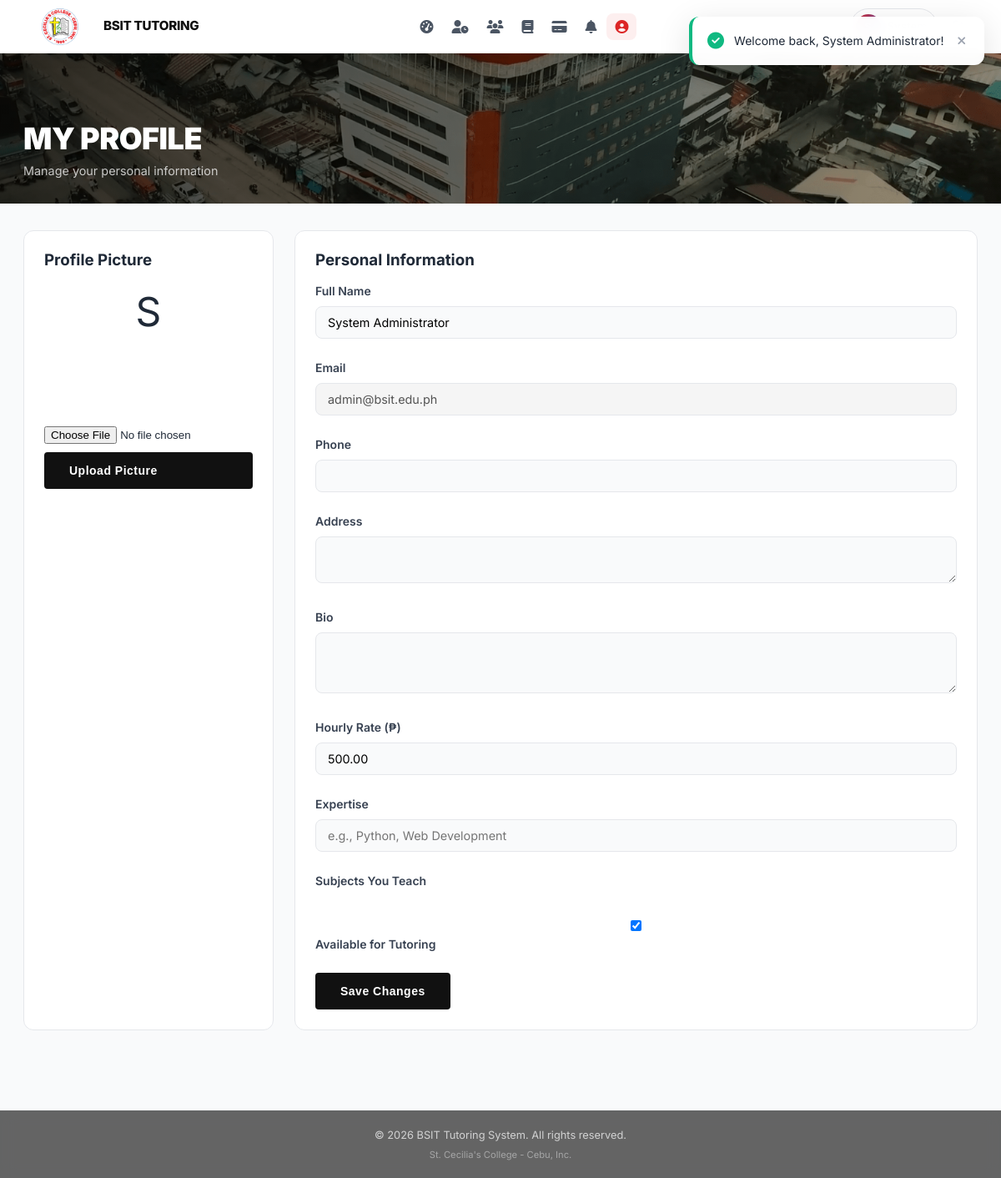
The app's page /profile.php (signed in) with its own data.
### tables this page shows
CREATE TABLE users (
    id INT PRIMARY KEY AUTO_INCREMENT,
    school_id VARCHAR(20) UNIQUE,
    username VARCHAR(50) UNIQUE NOT NULL,
    password VARCHAR(255) NOT NULL,
    email VARCHAR(100) UNIQUE NOT NULL,
    role ENUM('student', 'tutor', 'admin') NOT NULL DEFAULT 'student',
    full_name VARCHAR(100) NOT NULL,
    phone VARCHAR(20),
    address TEXT,
    bio TEXT,
    year_level INT DEFAULT 1,
    hourly_rate DECIMAL(10,2) DEFAULT 500.00,
    expertise TEXT,
    profile_pic VARCHAR(255),
    is_available BOOLEAN DEFAULT TRUE,
    status ENUM('pending', 'approved', 'rejected') DEFAULT 'pending',
    rejection_reason TEXT,
    approved_by INT,
    approved_at DATETIME,
    last_active DATETIME,
    created_at TIMESTAMP DEFAULT CURRENT_TIMESTAMP,
    updated_at TIMESTAMP DEFAULT CURRENT_TIMESTAMP ON UPDATE CURRENT_TIMESTAMP,
    
    INDEX idx_role (role),
    INDEX idx_status (status),
    INDEX idx_email (email),
    INDEX idx_school_id (school_id),
    INDEX idx_is_available (is_available),
    FOREIGN KEY (approved_by) REFERENCES users(id) ON DELETE SET NULL
);

### config.php (called while the page is built, shortened)
<?php
function getConnection() {
    static $conn = null;
    if ($conn === null) {
        try {
            $conn = new PDO(
                "mysql:host=" . DB_HOST . ";dbname=" . DB_NAME . ";charset=utf8mb4",
                DB_USER,
                DB_PASS,
                [
                    PDO::ATTR_ERRMODE => PDO::ERRMODE_EXCEPTION,
                    PDO::ATTR_DEFAULT_FETCH_MODE => PDO::FETCH_ASSOC,
                    PDO::ATTR_EMULATE_PREPARES => false,
                    PDO::ATTR_PERSISTENT => true
                ]
            );
        } catch (PDOException $e) {
            error_log("DB Connection Failed: " . $e->getMessage());
            die("Unable to connect to database. Please try again later.");
        }
    }
    return $conn;
}
function getUserById($id) {
    $conn = getConnection();
    $stmt = $conn->prepare("SELECT * FROM users WHERE id = ?");
    $stmt->execute([(int)$id]);
    return $stmt->fetch();
}
?>

### profile.php (the view, shortened to what this page needs)
<?php
require_once 'config.php';
?>
<?php include 'header.php'; ?>
<div class="page-wrapper">
    <?php include 'sidebar.php'; ?>
    <div class="page-hero">
        <div class="page-hero-content">
            <h1>My Profile</h1>
            <p>Manage your personal information</p>
        </div>
    </div>
    <div class="page-inner">
        <div style="display: grid; grid-template-columns: 300px 1fr; gap: 25px;">
            <div class="content-card">
                <h3 style="margin-bottom: 15px;">Profile Picture</h3>
                <div style="text-align: center;">
                    <div class="user-avatar" style="width: 150px; height: 150px; margin: 0 auto 20px; font-size: 3rem;">
                        <?php if ($user['profile_pic']): ?>
                            <img src="uploads/<?php echo htmlspecialchars(basename($user['profile_pic'])); ?>" style="width: 100%; height: 100%; object-fit: cover;">
                        <?php else: ?>
                            <?php echo substr($user['full_name'], 0, 1); ?>
                        <?php endif; ?>
                    </div>
                    <form method="POST" action="" enctype="multipart/form-data">
                        <input type="file" name="profile_pic" accept="image/*" style="margin-bottom: 10px;">
                        <button type="submit" class="btn-primary" style="width: 100%;">Upload Picture</button>
                    </form>
                </div>
            </div>
            <div class="content-card">
                <h3 style="margin-bottom: 15px;">Personal Information</h3>
                <form method="POST" action="">
                    <div class="form-group">
                        <label>Full Name</label>
                        <input type="text" name="full_name" value="<?php echo htmlspecialchars($user['full_name']); ?>" required>
                    </div>
                    <div class="form-group">
                        <label>Email</label>
                        <input type="email" value="<?php echo htmlspecialchars($user['email']); ?>" disabled style="background: #f5f5f5;">
                    </div>
                    <div class="form-group">
                        <label>Phone</label>
                        <input type="text" name="phone" value="<?php echo htmlspecialchars($user['phone'] ?? ''); ?>">
                    </div>
                    <div class="form-group">
                        <label>Address</label>
                        <textarea name="address" rows="2"><?php echo htmlspecialchars($user['address'] ?? ''); ?></textarea>
                    </div>
                    <div class="form-group">
                        <label>Bio</label>
                        <textarea name="bio" rows="3"><?php echo htmlspecialchars($user['bio'] ?? ''); ?></textarea>
                    </div>
                    <?php if ($user['role'] == 'student'): ?>
                        <div class="form-group">
                            <label>Year Level</label>
                            <select name="year_level">
                                <option value="1" <?php echo ($user['year_level'] ?? 1) == 1 ? 'selected' : ''; ?>>1st Year</option>
                                <option value="2" <?php echo ($user['year_level'] ?? 1) == 2 ? 'selected' : ''; ?>>2nd Year</option>
                                <option value="3" <?php echo ($user['year_level'] ?? 1) == 3 ? 'selected' : ''; ?>>3rd Year</option>
                                <option value="4" <?php echo ($user['year_level'] ?? 1) == 4 ? 'selected' : ''; ?>>4th Year</option>
                            </select>
                        </div>
                    <?php else: ?>
                        <div class="form-group">
                            <label>Hourly Rate (₱)</label>
                            <input type="number" name="hourly_rate" step="50" value="<?php echo $user['hourly_rate'] ?? 500; ?>">
                        </div>
                        <div class="form-group">
                            <label>Expertise</label>
                            <input type="text" name="expertise" value="<?php echo htmlspecialchars($user['expertise'] ?? ''); ?>" placeholder="e.g., Python, Web Development">
                        </div>
                        <div class="form-group">
                            <label>Subjects You Teach</label>
                        </div>
                        <div class="form-group">
                            <label>
                                <input type="checkbox" name="is_available" value="1" <?php echo ($user['is_available'] ?? 1) ? 'checked' : ''; ?>>
                                Available for Tutoring
                            </label>
                        </div>
                    <?php endif; ?>
                    <button type="submit" class="btn-primary">Save Changes</button>
                </form>
            </div>
        </div>
    </div>
</div>
<?php include 'footer.php'; ?>

### records on screen
users: full_name "S", full_name "System Administrator", email "admin@bsit.edu.ph", hourly_rate "500.00", is_available "☑"

### other values on screen
SITE_NAME "BSIT Tutoring System"
